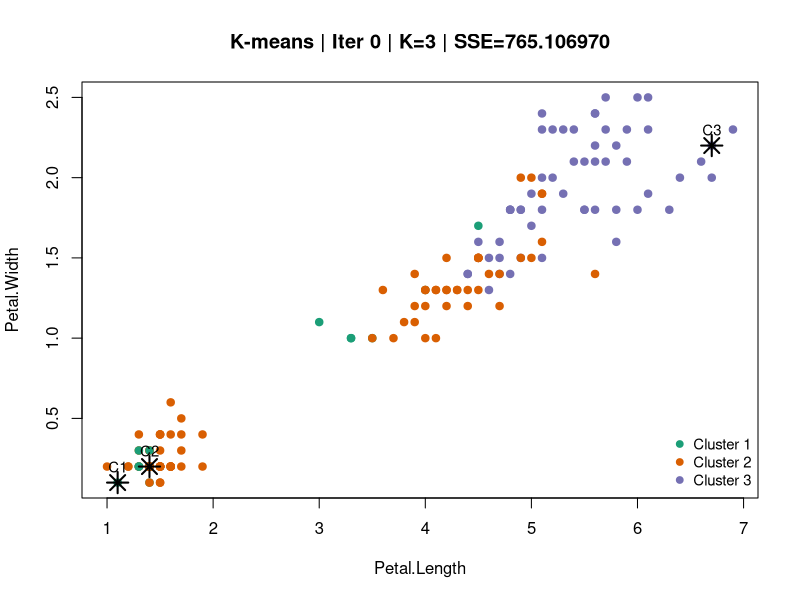
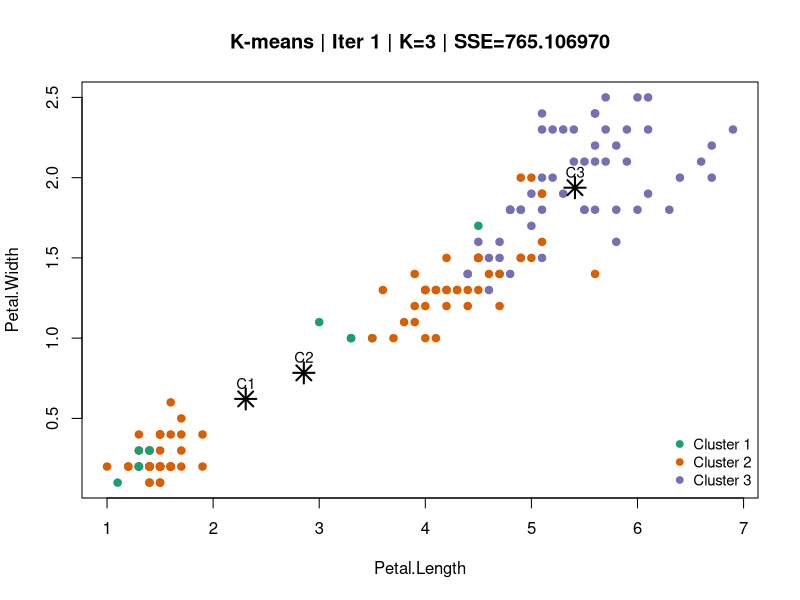
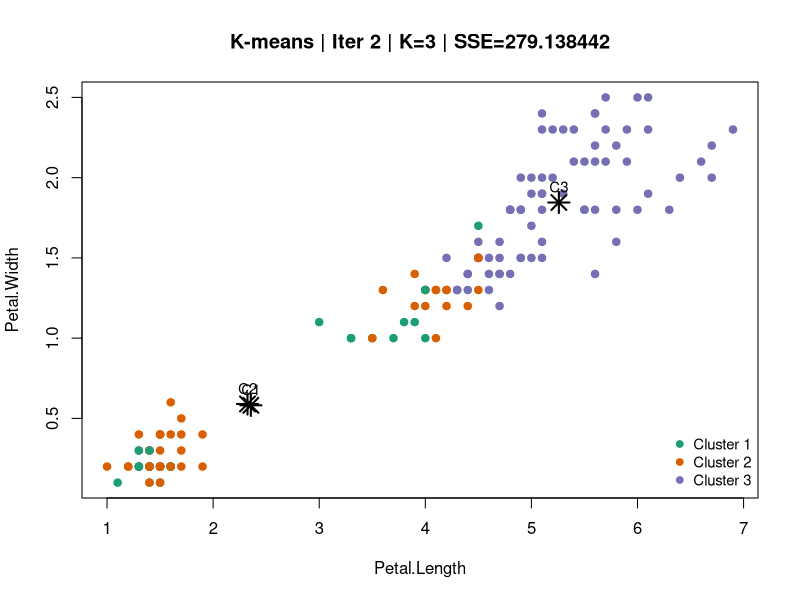
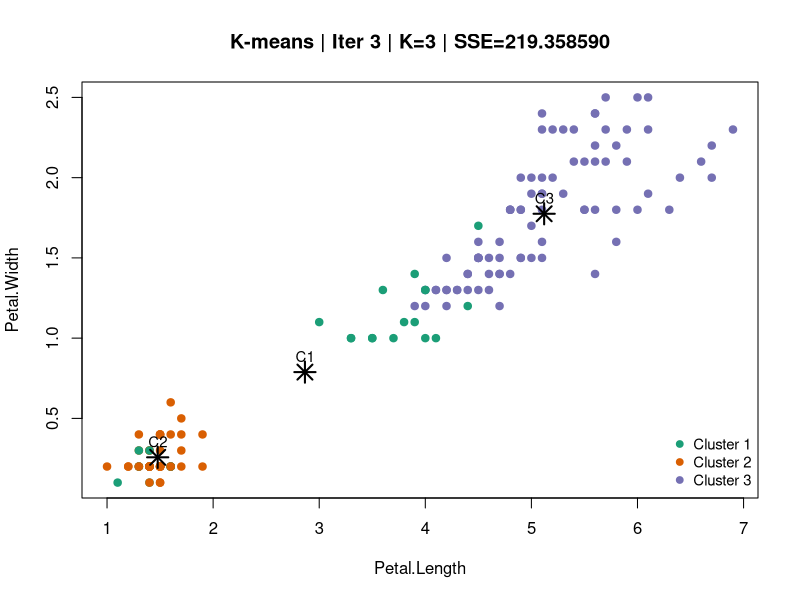
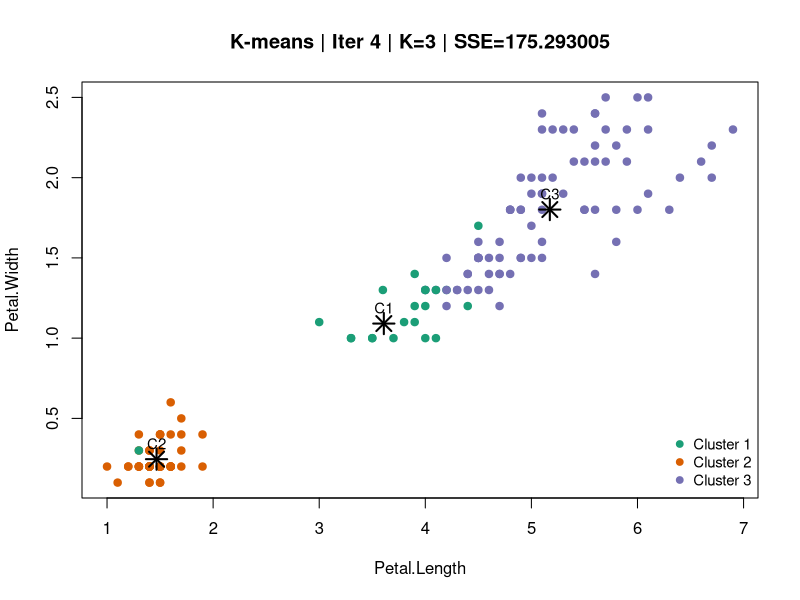
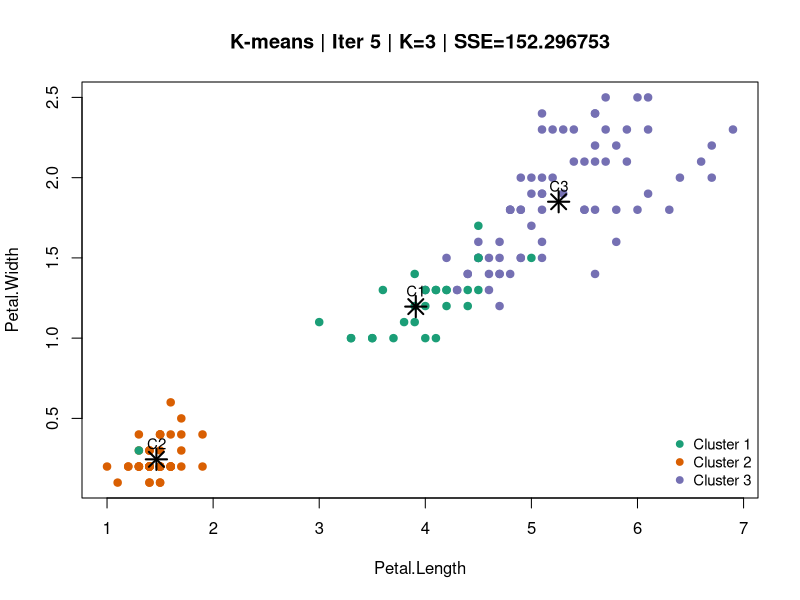
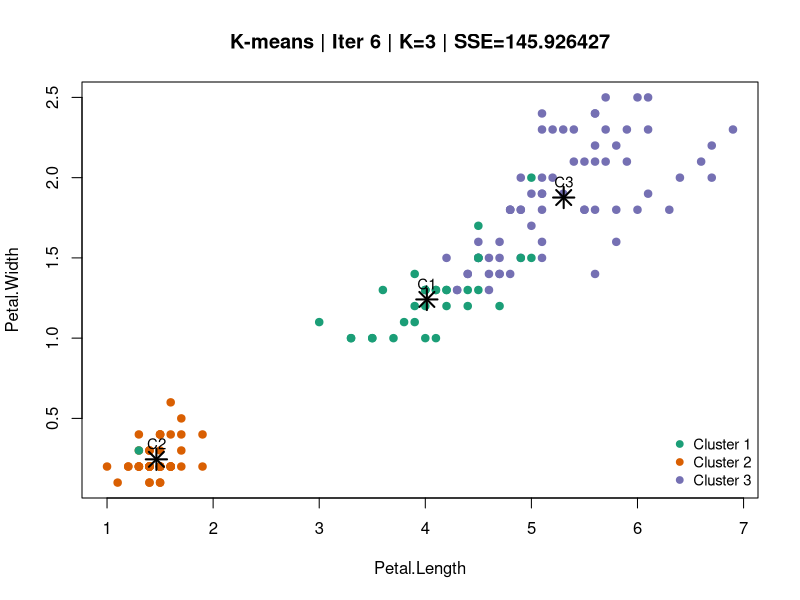
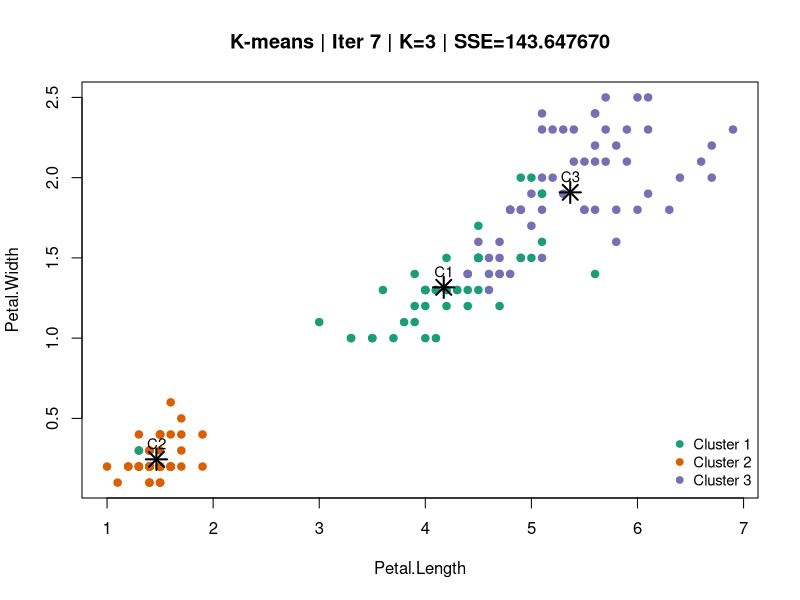

The R script that drew these images, in order:
###########################################
# Step-by-step K-means Clustering on Iris #
# Author: Rento Saijo                     #
###########################################

# This script teaches K-means by showing each iteration on a scatter plot.
# The title of the plot shows SSE (sum of squared errors), which we want to shrink over time.

# ---------- User controls ----------
K <- 3
# K is the number of clusters we want the algorithm to find.

max_iter <- 25
# This is a safety limit so the loop cannot run forever.

tol <- 1e-6
# This is the stopping threshold.
# If the centroids barely move (less than tol), we will stop.

seed <- 123
# This makes the random choices repeatable, so you get the same result every time.

pause_seconds <- 1.5
# This pauses between iterations so you can watch the algorithm update.

vis_features <- c('Petal.Length', 'Petal.Width')
# These are the two features (columns) we will show on the 2D plot.

cluster_features <- c('Sepal.Length', 'Sepal.Width', 'Petal.Length', 'Petal.Width')
# These are the features we actually use for clustering (all 4 numeric iris columns).

standardize <- TRUE
# If TRUE, we scale each feature to have mean 0 and standard deviation 1.
# This prevents features with larger numeric ranges from dominating the distance.

# ---------- Setup ----------
set.seed(seed)
# This sets the random seed.

X_raw <- as.matrix(iris[, cluster_features])
# We convert the selected columns into a numeric matrix.

n <- nrow(X_raw)
# n is the number of data points (rows).

if (standardize) {
  X <- scale(X_raw)  # clustering space
  # 'scale' standardizes each column: (value - mean) / standard_deviation.
  # We do clustering in this scaled space.
} else {
  X <- X_raw
  # If we do not standardize, we cluster in the original units.
}

# Plot in raw units for readability
X_vis <- as.matrix(iris[, vis_features])
# We plot using the original units so the axis labels match the iris dataset.

fmt <- function(x, digits = 6) format(round(x, digits), nsmall = digits)
# Small helper function to print numbers nicely.

# ---------- Linear Algebra Helpers ----------

# This function computes the squared distance from every point to every centroid.
# Output: an n x K table (matrix) of squared distances.
# D2[i, k] = ||x_i - c_k||^2
#
# ||x - c||^2 = ||x||^2 + ||c||^2 - 2 * (x · c)
# This lets us compute all distances using matrix multiplication.

sq_dist_matrix <- function(X, C) {
  X2 <- rowSums(X^2)
  # X2[i] is ||x_i||^2, the squared length of point i.

  C2 <- rowSums(C^2)
  # C2[k] is ||c_k||^2, the squared length of centroid k.

  D2 <- outer(X2, C2, '+') - 2 * (X %*% t(C))
  # outer(X2, C2, '+') creates an n x K matrix where entry (i,k) is X2[i] + C2[k].
  # X %*% t(C) is matrix multiplication that gives all dot products x_i · c_k.
  # Putting it together gives all squared distances at once.

  D2[D2 < 0] <- 0
  # Tiny negative values can happen because of floating-point rounding.
  # Squared distances should never be negative, so we clamp them to 0.

  D2
}

# This function creates a "membership matrix" M (n x K).
# M[i,k] = 1 means point i belongs to cluster k, and 0 otherwise.
# This is sometimes called a one-hot encoding.

membership_matrix <- function(assign, K) {
  M <- matrix(0, nrow = length(assign), ncol = K)
  # Start with all zeros.

  M[cbind(seq_along(assign), assign)] <- 1
  # Put a 1 in the correct cluster column for each row.

  M
}

# This function updates the centroid locations after assignments are made.
#
# - t(M) %*% X gives the sum of points in each cluster (a K x d matrix).
# - colSums(M) gives the number of points in each cluster (length K).
# - centroid = (cluster sum) / (cluster count)

update_centroids <- function(X, M) {
  counts <- colSums(M)
  # counts[k] is how many points are currently in cluster k.

  sums <- t(M) %*% X
  # sums[k, ] is the sum of all points assigned to cluster k.

  C_new <- sums
  # We will turn sums into means (averages) by dividing by counts.

  for (k in 1:nrow(C_new)) {
    if (counts[k] > 0) C_new[k, ] <- sums[k, ] / counts[k]
    else C_new[k, ] <- NA
    # If a cluster has zero points, its centroid is undefined.
    # We mark it as NA for now and fix it later.
  }

  list(C = C_new, counts = counts, sums = sums)
}

# This function converts centroids (which might be in scaled space) into raw units
# so we can plot them correctly on the same axes as X_vis.

centroids_to_vis <- function(C_std_or_raw, X_scaled) {
  if (!standardize) {
    # If we clustered in raw space, the centroid values are already in raw units.
    C_vis <- C_std_or_raw[, match(vis_features, cluster_features), drop = FALSE]
  } else {
    centers <- attr(X_scaled, 'scaled:center')
    scales  <- attr(X_scaled, 'scaled:scale')
    # These are the means and standard deviations used by scale().

    C_raw <- sweep(C_std_or_raw, 2, scales, '*')
    C_raw <- sweep(C_raw, 2, centers, '+')
    # This "unscales" the centroids back into the original units.

    C_vis <- C_raw[, match(vis_features, cluster_features), drop = FALSE]
  }
  C_vis
}

# ---------- Visualization ----------
# This function draws a scatter plot and shows the current centroid locations.
# The plot title includes SSE so you can see the objective going down.

plot_state <- function(iter, X_vis, assign, C_vis, sse) {
  palette <- c('#1b9e77', '#d95f02', '#7570b3', '#e7298a', '#66a61e',
               '#e6ab02', '#a6761d', '#666666')
  # A list of colors. We will use one color per cluster.

  cols <- palette[assign]
  # Each data point gets the color of its assigned cluster.

  plot(
    X_vis[, 1], X_vis[, 2],
    col = cols, pch = 19, cex = 1.0,
    xlab = vis_features[1], ylab = vis_features[2],
    main = paste0('K-means | Iter ', iter, ' | K=', K, ' | SSE=', fmt(sse))
  )
  # pch = 19 means solid circles.

  points(C_vis[, 1], C_vis[, 2], pch = 8, cex = 2.0, lwd = 2)
  # pch = 8 makes a star-like marker for centroids.

  text(C_vis[, 1], C_vis[, 2], labels = paste0('C', 1:K), pos = 3, cex = 0.9)
  # Label each centroid C1, C2, ..., CK.

  legend(
    'bottomright',
    legend = paste0('Cluster ', 1:K),
    col = palette[1:K],
    pch = 19,
    cex = 0.9,
    bty = 'n'
  )
  # This legend explains the cluster colors.
  # bty = 'n' removes the legend box for a cleaner look.
}

# ---------- Initialize Centroids ----------
# We start by picking K random data points to be the first centroids.
# This is a common simple initialization.

init_idx <- sample(1:n, K, replace = FALSE)
C <- X[init_idx, , drop = FALSE]

cat('=== Initialization ===\n')
cat('Selected initial centroid indices:', paste(init_idx, collapse = ', '), '\n')

# Initial assignment + SSE
D2 <- sq_dist_matrix(X, C)
# D2[i,k] contains the squared distance from point i to centroid k.

assign <- max.col(-D2)
# max.col chooses the index of the largest value in each row.
# We use -D2 so that the smallest distance becomes the largest negative distance.
# Result: assign[i] is the cluster number (1..K) for point i.

sse <- sum(D2[cbind(1:n, assign)])
# SSE = sum over i of the squared distance from point i to its chosen centroid.
# This is the number we want to decrease.

cat('Initial SSE =', fmt(sse), '\n')

# Initial plot
C_vis <- centroids_to_vis(C, X)
plot_state(iter = 0, X_vis = X_vis, assign = assign, C_vis = C_vis, sse = sse)
if (pause_seconds > 0) Sys.sleep(pause_seconds)
# This pause is just to give you time to see the first picture.

# ---------- Iterate ----------
# Each loop does one full K-means iteration:
# 1) Compute distances
# 2) Assign points
# 3) Update centroids

for (iter in 1:max_iter) {
  cat('\n========================================\n')
  cat('Iteration', iter, '\n')
  cat('========================================\n')

  # (1) Distances
  D2 <- sq_dist_matrix(X, C)
  # We compute every squared distance from every point to every centroid.

  # (2) Assignment
  assign_new <- max.col(-D2)
  # Each point goes to the nearest centroid (smallest squared distance).

  # (2b) SSE with current centroids and the new assignments
  sse <- sum(D2[cbind(1:n, assign_new)])
  cat('SSE =', fmt(sse), '\n')
  # Watching SSE helps you see if we are improving.

  # (3) Membership matrix
  M <- membership_matrix(assign_new, K)
  # This turns the assignments into a one-hot matrix.

  # (4) Centroid update
  upd <- update_centroids(X, M)
  C_new <- upd$C
  # Each centroid becomes the average of the points assigned to it.

  # Empty cluster fix: reinitialize centroid to a random point
  if (any(is.na(C_new))) {
    empty <- which(is.na(C_new[, 1]))
    cat('WARNING: Empty cluster(s):', paste(empty, collapse = ', '), '\n')
    cat('We will reinitialize those centroid(s) to a random data point.\n')
    for (k in empty) {
      C_new[k, ] <- X[sample(1:n, 1), ]
    }
  }

  # (5) Convergence check: centroid movement
  movement <- sqrt(rowSums((C_new - C)^2))
  # movement[k] is how far centroid k moved in this iteration.

  cat('Centroid movement:', paste0('C', 1:K, '=', fmt(movement), collapse = '  '), '\n')

  # Commit updates
  C <- C_new
  assign <- assign_new
  # We overwrite old centroids and assignments with the new ones.

  # Visualize current iteration (single plot, SSE in title)
  C_vis <- centroids_to_vis(C, X)
  plot_state(iter = iter, X_vis = X_vis, assign = assign, C_vis = C_vis, sse = sse)
  if (pause_seconds > 0) Sys.sleep(pause_seconds)

  # Stop early if centroids are no longer moving in a meaningful way.
  if (max(movement) < tol) {
    cat('\nConverged: max centroid movement <', tol, '\n')
    break
  }
}

# ---------- Compare to Built-in K-means ----------
# This is a quick sanity check using R's built-in K-means function.
# It should reach a similar SSE (not always identical because initialization can differ).

cat('\n=== Built-in kmeans() comparison (validation) ===\n')
km <- kmeans(X, centers = K, nstart = 10, iter.max = 100)
# nstart = 10 means it tries 10 random initializations and keeps the best one.

cat('kmeans() cluster sizes:', paste(km$size, collapse = ', '), '\n')
cat('kmeans() tot.withinss (SSE):', fmt(km$tot.withinss), '\n')

cat('\nDone.\n')
